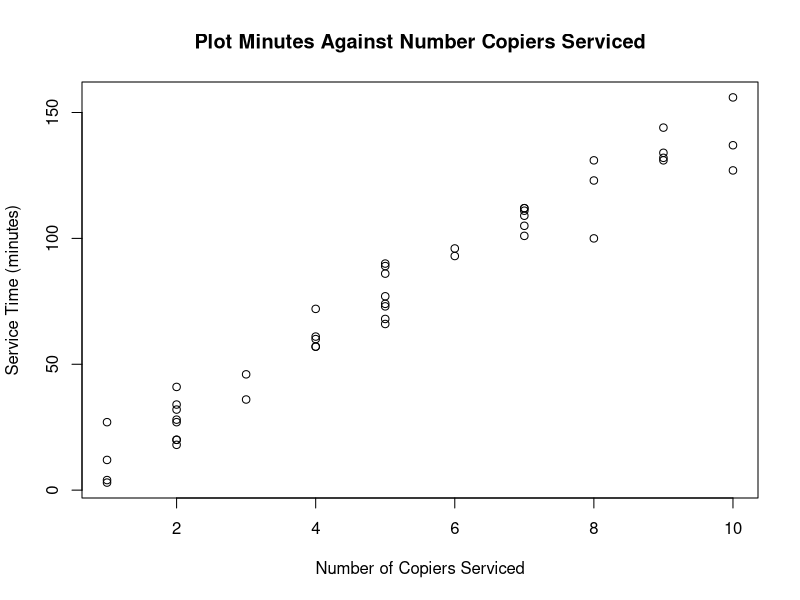

Source code (R):
#'''
#Exercise: Stat 6021: Homework Set 1
#Name: H. Diana McSpadden
#UID: hdm5s
#'''

# QUESTION 1
# q1a Script

#getwd()
copierData <- read.table('copier.txt', sep='\t', header = TRUE)
head(copierData,5)
attach(copierData)

#use plot(...) to create a scatterplot
plot(x=Serviced, y=Minutes, main='Plot Minutes Against Number Copiers Serviced', xlab = 'Number of Copiers Serviced', ylab = 'Service Time (minutes)')


# q1b Script
corvalue <- cor(x=Serviced,y=Minutes) 
print(paste("Correlation between Service Time and Number of Copiers: ", corvalue))

# q1d Script
# create a linear model
copierModel <- lm(Minutes~Serviced)
copierModel

#summary(copierModel)

# get the 95% CI for the Serviced coef
CIB1 = confint(copierModel, "Serviced", level = 0.95)

print(paste("95% CI of slope: ", CIB1[1], " - ", CIB1[2]))


# q1e Script
## 95% CI for response when x=5
newdata<-data.frame(Serviced=5)
#print(newdata) # print newdata to understand what we get back

prediction = predict.lm(copierModel,newdata,level=0.95, interval="prediction")
#prediction

print(paste("The 95% CI for service minutes for a service call for 5 copiers is: ", prediction[2], " - ", prediction[3], " minutes"))


# q1f Script
# get all the residuals from the model
copierResiduals <- copierModel$residual
#copierResiduals

# get the first residual
print(paste("The value of the first residual is: ", copierResiduals[1]))

# q1g Script
meanCopierResidual = mean(copierModel$residual)

print(paste("The mean of the residuals is: ", meanCopierResidual, " minutes."))